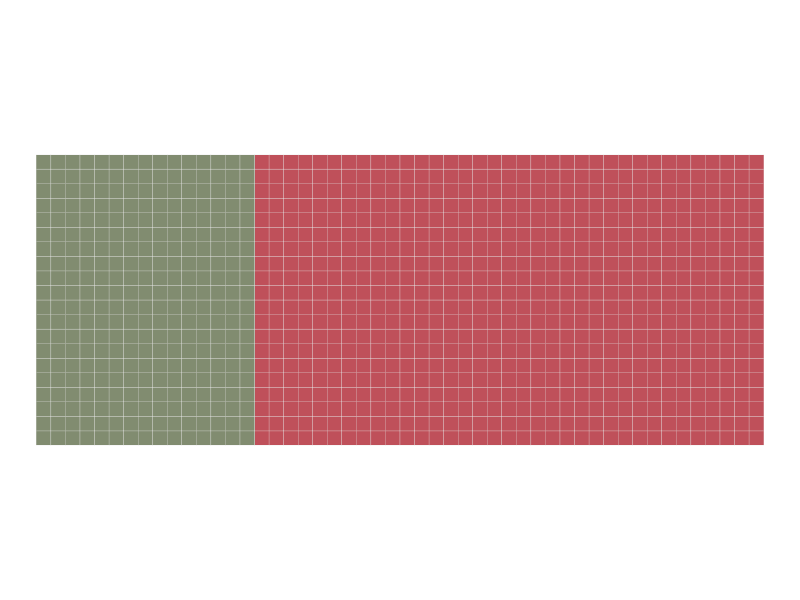
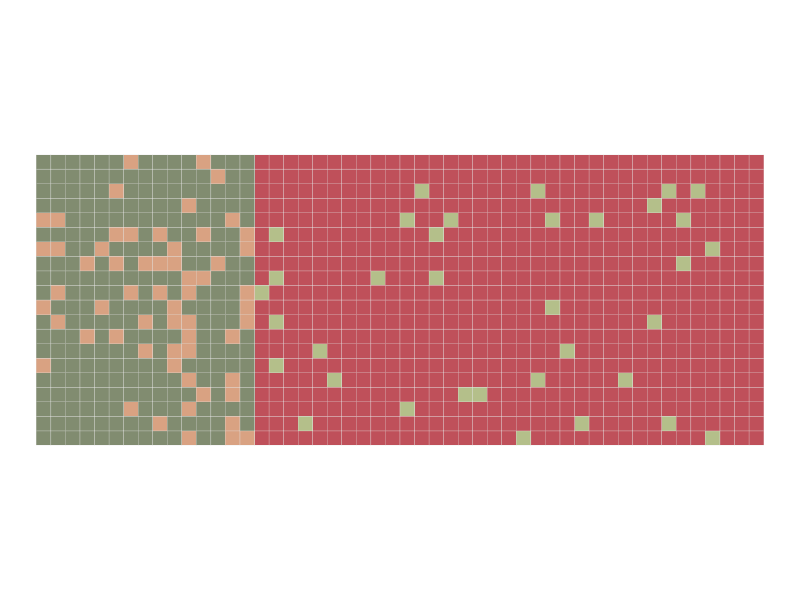
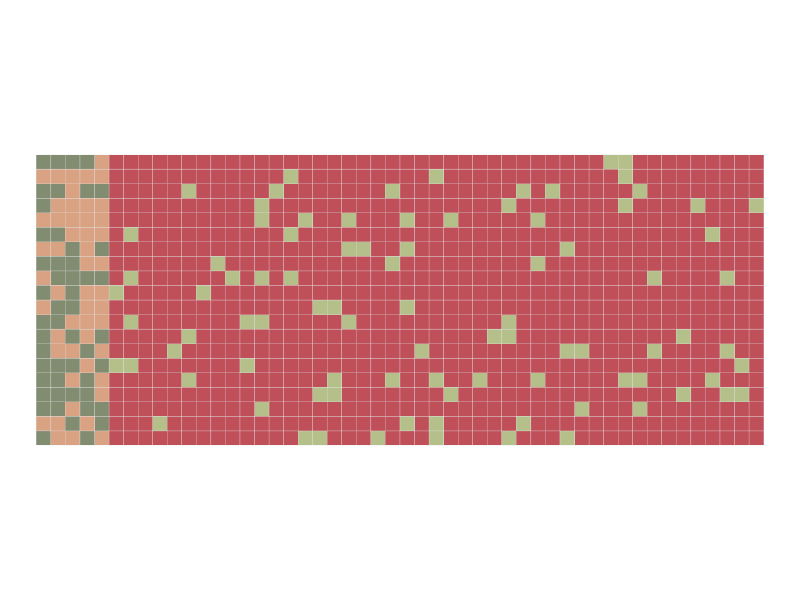

Generate these figures, in order, with R:
## ---- chunk 1
#| eval: true
#| code-fold: true

library(ggplot2)
library(reshape2)

k = 1000

COLORS = c("#BF505A", "#D9A282", "#818C70", "#B4BF8A")
## ---- chunk 2
#| eval: true
#| code-fold: true

# k: number of hypotheses
# p: prop. of true hypotheses
# alpha: alpha level
# power: statistical power

true_colors <- function(k, p_true, alpha, power) {
  
  t = p_true*k
  f = k - t
  M = matrix(1:k, 20)
  data = melt(M, varnames = c("row", "col"), value.name = "id")
  
  data$H = "false"
  data$H[1:t] = "true"
  
  # true and false hypotheses
  data$H = factor(data$H, levels = c("false", "fn", "true", "fp"))
  
  # add false pos and false neg
  data$H_ = data$H
  
  fp = round(f*alpha)
  idx = sample(which(data$H_ == "false"), fp)
  data$H_[idx] = "fp"
  
  fn = round(t*(1 - power))
  idx = sample(which(data$H_ == "true"), fn)
  data$H_[idx] = "fn"
  
  pos = sum(data$H_ == "true")
  neg = sum(data$H_ == "false")
  fp  = sum(data$H_ == "fp")
  fn  = sum(data$H_ == "fn")
  fdr = fp / (pos + fp)
  
  return(list(data = data, k = k, p_true = p_true, alpha = alpha, power = power,
              pos = pos, neg = neg, fp = fp, fn = fn, fdr = fdr))
  
}

set.seed(2024)
mylist = true_colors(k = k, p_true = 0.30, alpha = 0.05, power = 0.80)
## ---- chunk 3
#| fig-height: 2
#| fig-width: 5
#| code-fold: true
#| fig-cap: "Figure 1: Visualization of 1,000 hypotheses, of which 300 were true (green) and 700 were false (red)."

ggplot(mylist$data, aes(x=col, y=row, fill=H)) +
  geom_tile(color = "gray90") +
  coord_equal() +
  theme_void() +
  scale_fill_manual(values = COLORS[c(1, 3)], guide = guide_none())
## ---- chunk 4
#| fig-height: 2
#| fig-width: 5
#| code-fold: true
#| fig-cap: "Figure 2: Visualization of studies that tested 1,000 hypotheses. Some studies produced a false positive result among the false hypotheses (light green). Some studies produced a false negative result among the true hypotheses (light red)."

ggplot(mylist$data, aes(x=col, y=row, fill=H_)) +
  geom_tile(color = "grey90") +
  coord_equal() +
  theme_void() +
  scale_fill_manual(values = COLORS, guide = guide_none())
## ---- chunk 5
#| eval: true
#| code-fold: true

set.seed(2024)
mylist = true_colors(k = k, p_true = 0.10, alpha = 0.10, power = 0.50)
## ---- chunk 6
#| fig-height: 2
#| fig-width: 5
#| code-fold: true
#| fig-cap: "Figure 3: Visualization of studies that tested 1,000 hypotheses. Some studies produced a false positive result among the false hypotheses (light green). Some studies produced a false negative result among the true hypotheses (light red)."

ggplot(mylist$data, aes(x=col, y=row, fill=H_)) +
  geom_tile(color = "grey90") +
  coord_equal() +
  theme_void() +
  scale_fill_manual(values = COLORS, guide = guide_none())
